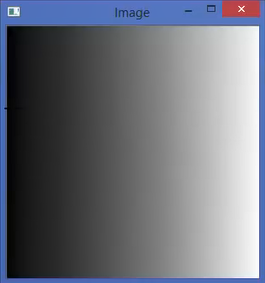
#> input picture image thresholding/simple thresholding/inverse binary/gradiant.PNG, 265 x 283 px
$ python inv_b_oop.py
#> lines starting #> are read from the running program, lines starting #| are printed output that depends on the picture; after the words box and inside, x2 and y2 are one past the last pixel; in counts of white or black regions, pixels touching at a corner belong together
# Binary thresholding and binary inverse thresholding using OOP
import cv2 as cv
import numpy as np

class Threshold:
    def __init__(self, img):
        self.img = img

    def inverse_binary(self):
        img1 = cv.imread(self.img, 0)
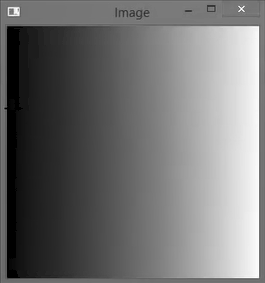
#> img1: shape (283, 265); min 0, max 255, mean 113.7
        _, b_th = cv.threshold(img1, 127, 255, cv.THRESH_BINARY)
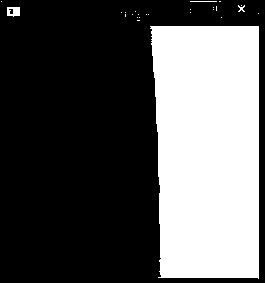
#> b_th: shape (283, 265); 34.5% white; 25 white regions (21 under 20 px), largest, box (x1, y1, x2, y2) and area: (150, 26, 259, 279) 25708, (7, 7, 20, 17) 103, (190, 1, 217, 2) 27, (238, 5, 245, 12) 25
        _, inv_b_th = cv.threshold(img1, 200, 255, cv.THRESH_BINARY_INV)
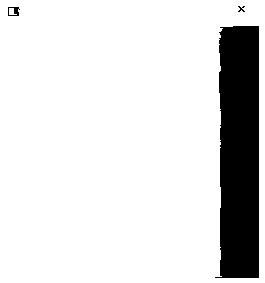
#> inv_b_th: shape (283, 265); 86.8% white; 3 black regions, box (x1, y1, x2, y2) and area: (215, 26, 259, 278) 9783, (8, 7, 20, 16) 59, (238, 6, 245, 12) 21

        cv.imshow('Original Image', img1)
        cv.imshow('Binary', b_th)
        cv.imshow('Inverse', inv_b_th)

img = 'gradiant.PNG'
# create object
obj = Threshold(img)
# Function call
obj.inverse_binary()

cv.waitKey(0)
cv.destroyAllWindows()
